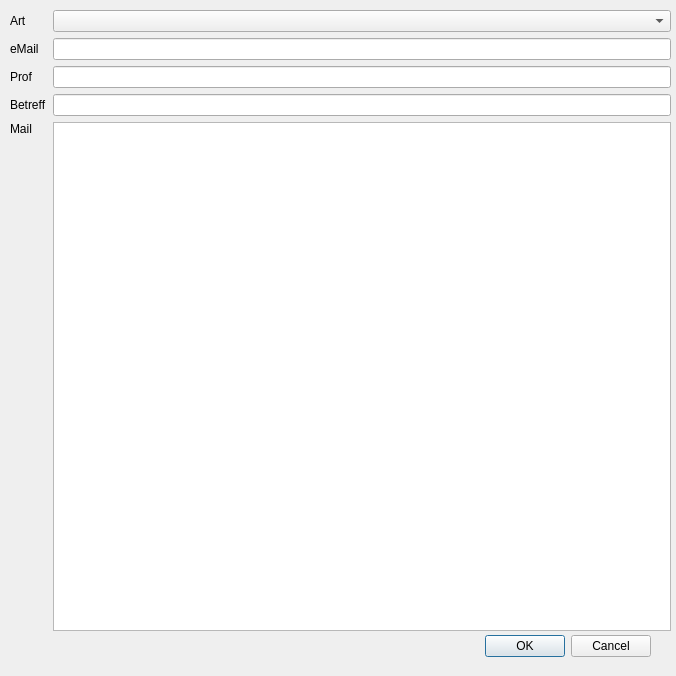
<?xml version="1.0" encoding="UTF-8"?>
<ui version="4.0">
 <class>Dialog</class>
 <widget class="QDialog" name="Dialog">
  <property name="geometry">
   <rect>
    <x>0</x>
    <y>0</y>
    <width>676</width>
    <height>676</height>
   </rect>
  </property>
  <property name="windowTitle">
   <string>Dialog</string>
  </property>
  <widget class="QDialogButtonBox" name="buttonBox">
   <property name="geometry">
    <rect>
     <x>310</x>
     <y>630</y>
     <width>341</width>
     <height>32</height>
    </rect>
   </property>
   <property name="orientation">
    <enum>Qt::Horizontal</enum>
   </property>
   <property name="standardButtons">
    <set>QDialogButtonBox::Cancel|QDialogButtonBox::Ok</set>
   </property>
  </widget>
  <widget class="QWidget" name="gridLayoutWidget">
   <property name="geometry">
    <rect>
     <x>10</x>
     <y>10</y>
     <width>661</width>
     <height>621</height>
    </rect>
   </property>
   <layout class="QGridLayout" name="gridLayout">
    <item row="2" column="2">
     <widget class="QLineEdit" name="prof_name"/>
    </item>
    <item row="4" column="0">
     <widget class="QLabel" name="label_3">
      <property name="text">
       <string>Mail</string>
      </property>
      <property name="alignment">
       <set>Qt::AlignLeading|Qt::AlignLeft|Qt::AlignTop</set>
      </property>
     </widget>
    </item>
    <item row="2" column="0">
     <widget class="QLabel" name="label_2">
      <property name="text">
       <string>Prof</string>
      </property>
     </widget>
    </item>
    <item row="3" column="0">
     <widget class="QLabel" name="label_4">
      <property name="text">
       <string>Betreff</string>
      </property>
     </widget>
    </item>
    <item row="3" column="2">
     <widget class="QLineEdit" name="mail_header"/>
    </item>
    <item row="1" column="2">
     <widget class="QLineEdit" name="mail_name"/>
    </item>
    <item row="4" column="2">
     <widget class="QTextEdit" name="mail_body"/>
    </item>
    <item row="1" column="0">
     <widget class="QLabel" name="label">
      <property name="text">
       <string>eMail</string>
      </property>
     </widget>
    </item>
    <item row="0" column="2">
     <widget class="QComboBox" name="comboBox"/>
    </item>
    <item row="0" column="0">
     <widget class="QLabel" name="label_5">
      <property name="text">
       <string>Art</string>
      </property>
     </widget>
    </item>
   </layout>
  </widget>
 </widget>
 <resources/>
 <connections>
  <connection>
   <sender>buttonBox</sender>
   <signal>accepted()</signal>
   <receiver>Dialog</receiver>
   <slot>accept()</slot>
   <hints>
    <hint type="sourcelabel">
     <x>248</x>
     <y>254</y>
    </hint>
    <hint type="destinationlabel">
     <x>157</x>
     <y>274</y>
    </hint>
   </hints>
  </connection>
  <connection>
   <sender>buttonBox</sender>
   <signal>rejected()</signal>
   <receiver>Dialog</receiver>
   <slot>reject()</slot>
   <hints>
    <hint type="sourcelabel">
     <x>316</x>
     <y>260</y>
    </hint>
    <hint type="destinationlabel">
     <x>286</x>
     <y>274</y>
    </hint>
   </hints>
  </connection>
 </connections>
</ui>
